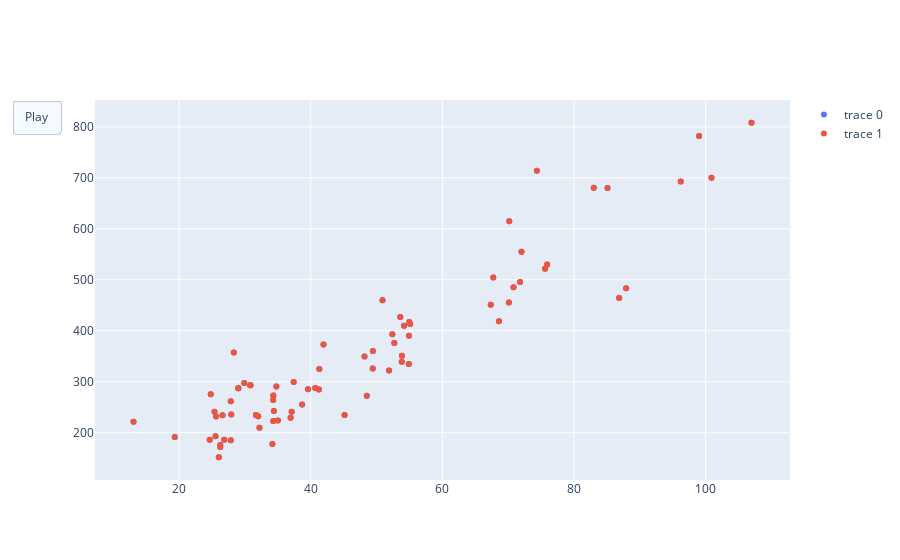

The notebook cell saved with this chart:
### Code cell
fig2 = go.Figure(
    data=[go.Scatter(x=x_array.flatten(), y=y.flatten(), mode='markers'),
          go.Scatter(x=x_array.flatten(), y=y.flatten(), mode='markers')],
    layout=go.Layout(
        updatemenus=[dict(type="buttons",
                          buttons=[dict(label="Play",
                                        method="animate",
                                        args=[None])])]),
    frames=train_frame_data
)

fig2.show()
